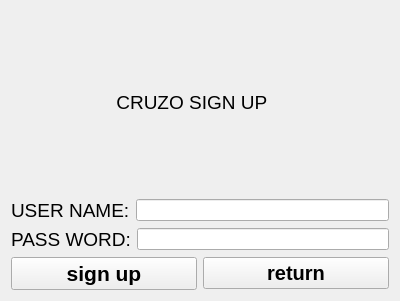
<?xml version="1.0" encoding="UTF-8"?>
<ui version="4.0">
 <class>signup</class>
 <widget class="QWidget" name="signup">
  <property name="geometry">
   <rect>
    <x>0</x>
    <y>0</y>
    <width>400</width>
    <height>301</height>
   </rect>
  </property>
  <property name="windowTitle">
   <string>Form</string>
  </property>
  <layout class="QVBoxLayout" name="verticalLayout">
   <item>
    <widget class="QLabel" name="label">
     <property name="font">
      <font>
       <family>Arial</family>
       <pointsize>14</pointsize>
       <weight>50</weight>
       <bold>false</bold>
      </font>
     </property>
     <property name="text">
      <string>                    CRUZO SIGN UP</string>
     </property>
    </widget>
   </item>
   <item>
    <layout class="QHBoxLayout" name="horizontalLayout">
     <item>
      <widget class="QLabel" name="label_2">
       <property name="font">
        <font>
         <family>Arial</family>
         <pointsize>14</pointsize>
        </font>
       </property>
       <property name="text">
        <string>USER NAME:</string>
       </property>
      </widget>
     </item>
     <item>
      <widget class="QLineEdit" name="lineEdit"/>
     </item>
    </layout>
   </item>
   <item>
    <layout class="QHBoxLayout" name="horizontalLayout_2">
     <item>
      <widget class="QLabel" name="label_3">
       <property name="font">
        <font>
         <family>Arial</family>
         <pointsize>14</pointsize>
        </font>
       </property>
       <property name="text">
        <string>PASS WORD:</string>
       </property>
      </widget>
     </item>
     <item>
      <widget class="QLineEdit" name="lineEdit_2"/>
     </item>
    </layout>
   </item>
   <item>
    <layout class="QHBoxLayout" name="horizontalLayout_3">
     <item>
      <widget class="QPushButton" name="pushButton">
       <property name="font">
        <font>
         <family>Arial</family>
         <pointsize>16</pointsize>
         <weight>75</weight>
         <bold>true</bold>
        </font>
       </property>
       <property name="text">
        <string>sign up</string>
       </property>
      </widget>
     </item>
     <item>
      <widget class="QPushButton" name="pushButton_2">
       <property name="font">
        <font>
         <family>Arial</family>
         <pointsize>15</pointsize>
         <weight>75</weight>
         <bold>true</bold>
        </font>
       </property>
       <property name="text">
        <string>return</string>
       </property>
      </widget>
     </item>
    </layout>
   </item>
  </layout>
 </widget>
 <resources/>
 <connections/>
</ui>
